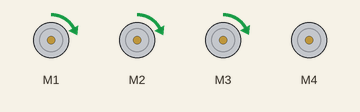
The sketch below on a simulated Arduino Uno, built with avr-gcc and run on an emulated ATmega328P. On the bench: 4 × DC motor (green arrow = forward, orange = backward, longer = faster).

Above: at 0.05 s.
At 0.2 s:
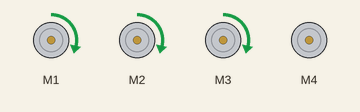
At 0.4 s:
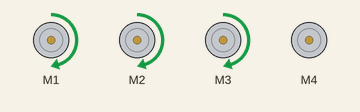
At 0.55 s:
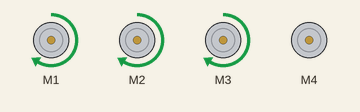
At 0.75 s:
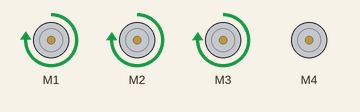
Timing chart, 0 to 3.0 s (numbered marks = the images above):
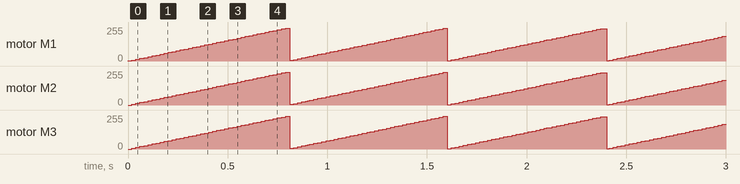

The sketch:

DC_Motor_Drive.ino
```cpp
#include <Wire.h>
#include <Adafruit_MotorShield.h>
#include "utility/Adafruit_MS_PWMServoDriver.h"

Adafruit_MotorShield AFMS = Adafruit_MotorShield(0x61);
Adafruit_DCMotor *myMotor1 = AFMS.getMotor(1);
Adafruit_DCMotor *myMotor2 = AFMS.getMotor(2);
Adafruit_DCMotor *myMotor3 = AFMS.getMotor(3);
Adafruit_DCMotor *myMotor4 = AFMS.getMotor(4);

void setup() {
  // put your setup code here, to run once:
AFMS.begin();
myMotor1->setSpeed(250);
myMotor2->setSpeed(250);
myMotor3->setSpeed(250);
myMotor4->setSpeed(250);
}

void loop() {
  // put your main code here, to run repeatedly:

for(int i=1;i<250;i++)
{
myMotor1->setSpeed(i);
myMotor1->run(FORWARD);
delay(1);
myMotor2->setSpeed(i);
myMotor2->run(FORWARD);
delay(1);
myMotor3->setSpeed(i);
myMotor3->run(FORWARD);
delay(1);
}
//delay(2000);
//
//myMotor1->run(RELEASE);
//delay(1000);

//for(int i=25;i<256;i++)
//{
//myMotor2->setSpeed(i);
//myMotor2->run(FORWARD);
//delay(50);


//delay(2000);
//myMotor2->run(RELEASE);
//delay(1000);

//for(int i=255;i>24;i--)
//{
//  myMotor2->setSpeed(i);
//  myMotor2->run(FORWARD);
//  delay(50);
//}

//myMotor2->run(RELEASE);
//delay(1000);
//
//for(int i=1;i<250;i++)
//{
//myMotor3->setSpeed(i);
//myMotor3->run(FORWARD);
//delay(1);
//}
//delay(2000);
//
//myMotor3->run(RELEASE);
//delay(1000);
//
//for(int i=1;i<250;i++)
//{
//myMotor4->setSpeed(i);
//myMotor4->run(FORWARD);
//delay(1);
//}
//delay(2000);
//
//myMotor4->run(RELEASE);
//delay(1000);

//myMotor1->run(FORWARD);
//myMotor2->run(FORWARD);
//myMotor3->run(FORWARD);
//myMotor4->run(FORWARD);


}
```

Measured:
- by itself, motor M1–3: ramps from forward 1/255 to forward 249/255 and jumps back, once every 0.79 s
